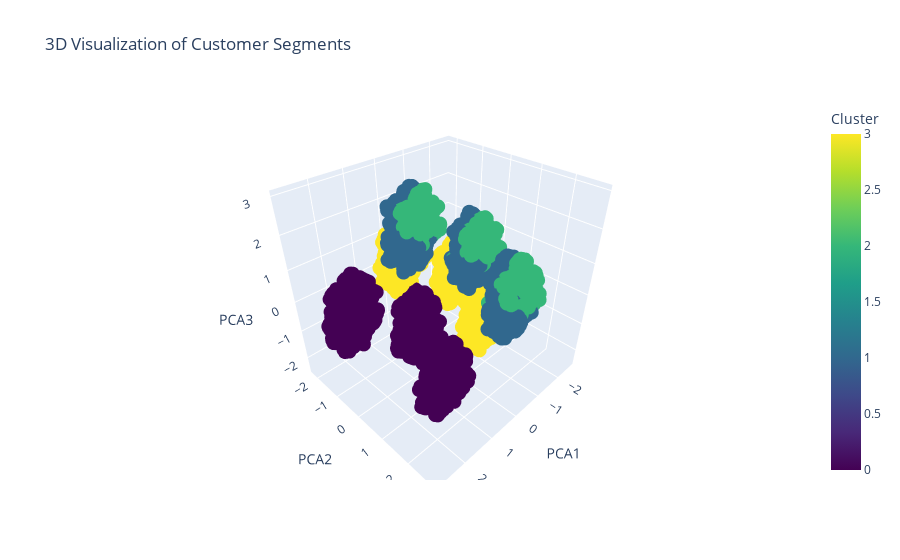

The notebook cell this image was saved under:
### Code cell
import plotly.express as px


pca = PCA(n_components=3)
pca_data = pca.fit_transform(scaled_data)


df['PCA1'] = pca_data[:, 0]
df['PCA2'] = pca_data[:, 1]
df['PCA3'] = pca_data[:, 2]


fig = px.scatter_3d(
    df,
    x='PCA1', y='PCA2', z='PCA3',
    color='Cluster',
    hover_data=['Customer_ID', 'Region', 'Most_Frequent_Category'],
    title='3D Visualization of Customer Segments',
    color_continuous_scale='Viridis'
)

fig.update_traces(marker=dict(size=5))
fig.show()

### Figure 1 — Plotly figure (JSON) as saved in the notebook; plotly's stock layout.template omitted (floating-point values rounded to 4 significant figures; data arrays with more than 128 entries replaced by an {"elided": "..."} marker saying what was removed)
{"data": [{"customdata": {"elided": "10000x3 str values"}, "hovertemplate": "PCA1=%{x}<br>PCA2=%{y}<br>PCA3=%{z}<br>Customer_ID=%{customdata[0]}<br>Region=%{customdata[1]}<br>Most_Frequent_Category=%{customdata[2]}<br>Cluster=%{marker.color}<extra></extra>", "legendgroup": "", "marker": {"color": {"elided": "10000 int values"}, "coloraxis": "coloraxis", "size": 5, "symbol": "circle"}, "mode": "markers", "name": "", "scene": "scene", "showlegend": false, "type": "scatter3d", "x": {"elided": "10000 float values"}, "y": {"elided": "10000 float values"}, "z": {"elided": "10000 float values"}}], "layout": {"coloraxis": {"colorbar": {"title": {"text": "Cluster"}}, "colorscale": [[0, "#440154"], [0.1111, "#482878"], [0.2222, "#3e4989"], [0.3333, "#31688e"], [0.4444, "#26828e"], [0.5556, "#1f9e89"], [0.6667, "#35b779"], [0.7778, "#6ece58"], [0.8889, "#b5de2b"], [1, "#fde725"]]}, "legend": {"tracegroupgap": 0}, "scene": {"domain": {"x": [0, 1], "y": [0, 1]}, "xaxis": {"title": {"text": "PCA1"}}, "yaxis": {"title": {"text": "PCA2"}}, "zaxis": {"title": {"text": "PCA3"}}}, "title": {"text": "3D Visualization of Customer Segments"}}}
